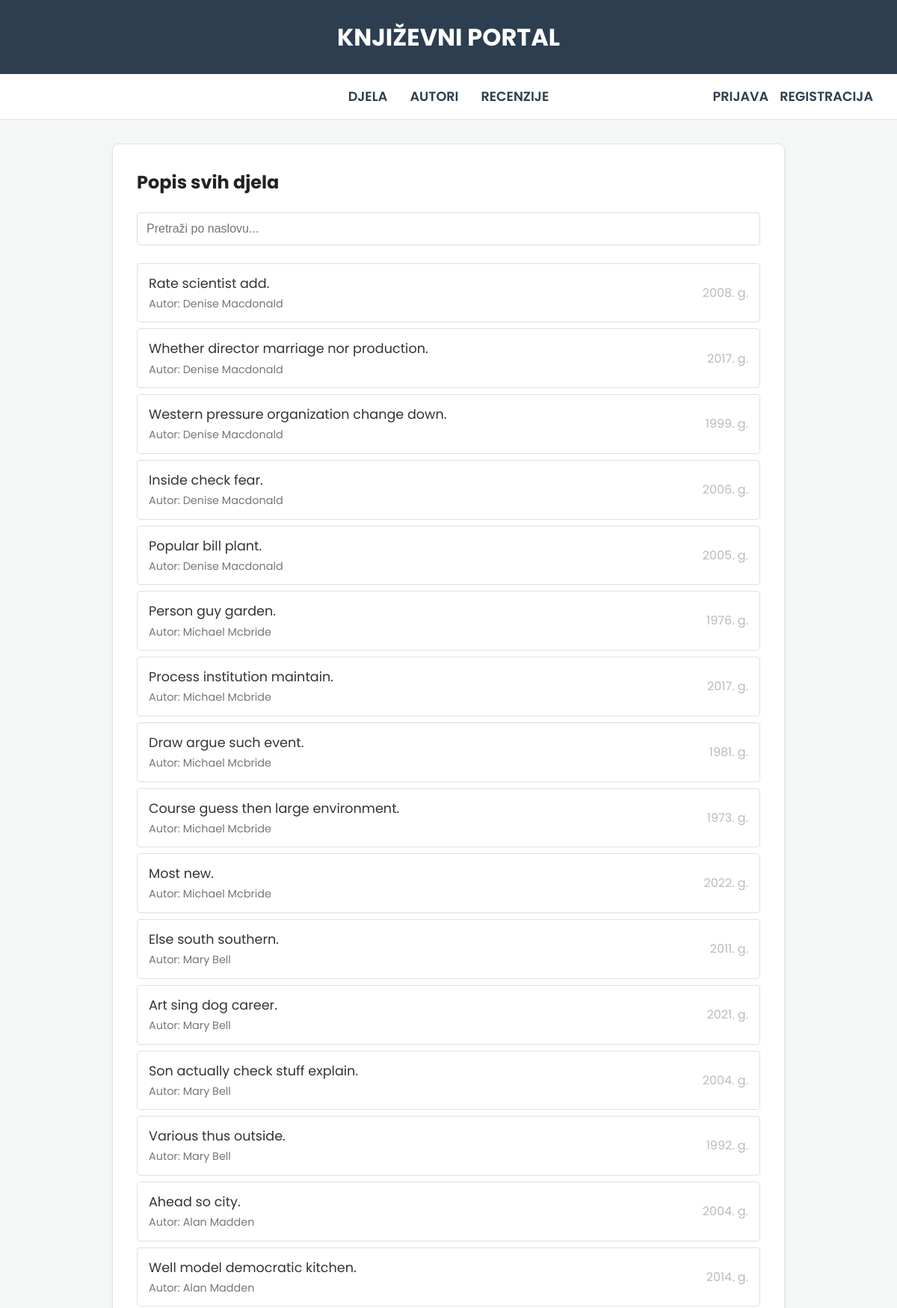
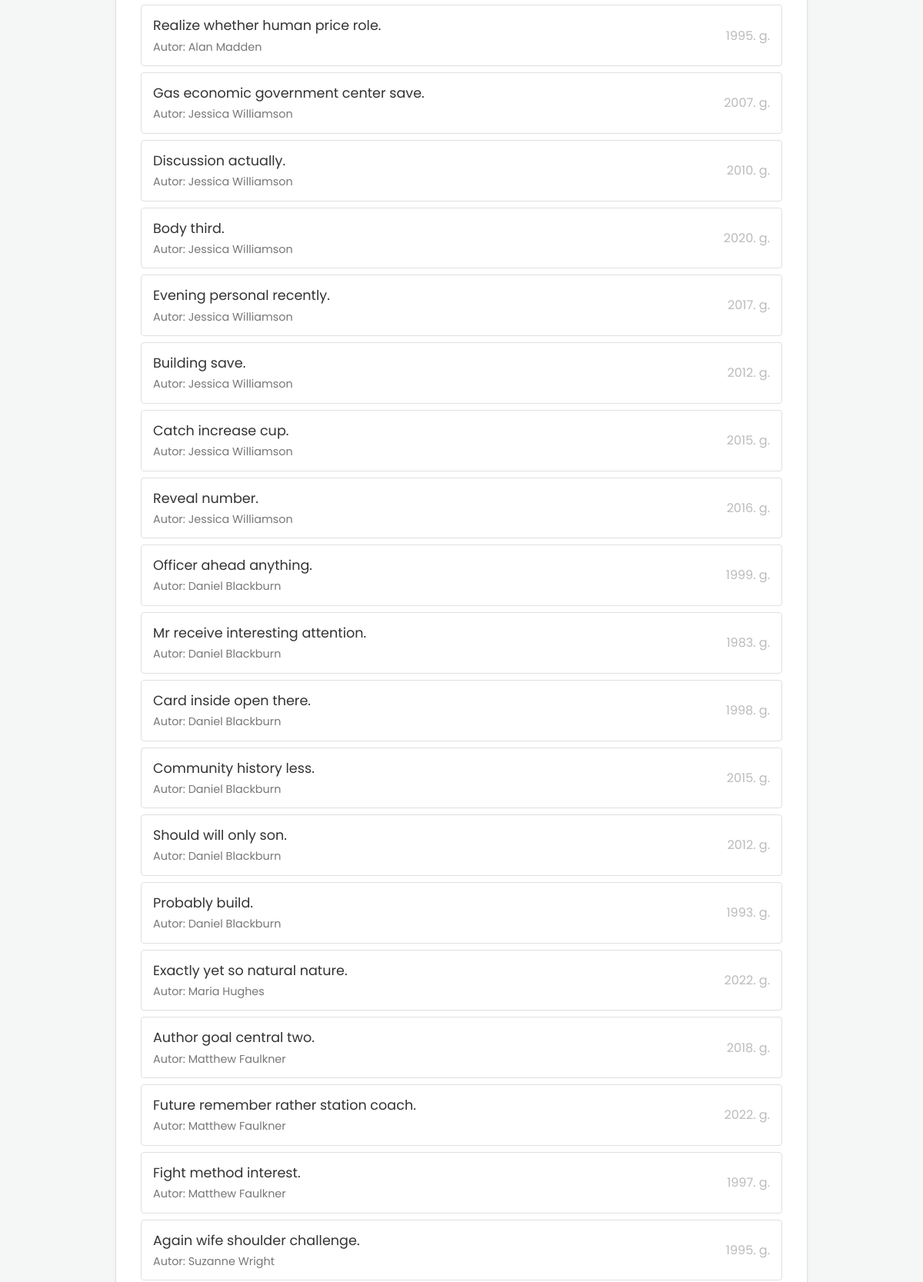
/knjige/ (upper part), run on the app's committed database (2 pictures, top to bottom).
### BookReview/models.py (models this page shows, shortened)
class Djelo(models.Model):
    naslov = models.CharField(max_length=200)
    opis = models.TextField()
    godina_izdanja = models.IntegerField()
    autor = models.ForeignKey(Autor, on_delete=models.CASCADE)
    dodao = models.ForeignKey(User, on_delete=models.CASCADE)
    datum_dodavanja = models.DateTimeField(auto_now_add=True)

class Autor(models.Model):
    ime = models.CharField(max_length=100)
    prezime = models.CharField(max_length=100)
    godina_rodenja = models.IntegerField()

### BookReview/views.py (the view)
# urls.py: path('', views.DjeloListView.as_view(), name='djelo-list'),
class DjeloListView(ListView):
    model = Djelo
    template_name = "knjige/djelo_list.html"
    context_object_name = "djela"
    def get_queryset(self):
        query = self.request.GET.get('q', '')
        if query:
            return Djelo.objects.filter(naslov__icontains=query)
        return Djelo.objects.all()

### templates/knjige/djelo_list.html (shortened to what this page needs)
{% extends 'base.html' %}
{% block content %}
<div class="card">
    <div style="display: flex; justify-content: space-between; align-items: center; margin-bottom: 20px;">
        <h2 style="margin: 0; color: #222;">Popis svih djela</h2>
    </div>
    <div class="search-box">
        <form method="get" id="search-form">
            <input
                type="text"
                name="q"
                id="search-input"
                placeholder="Pretraži po naslovu..."
                value="{{ request.GET.q|default:'' }}"
                autocomplete="off"
                style="width: 100%; padding: 12px; border: 1px solid #ddd; border-radius: 4px;"
            >
        </form>
    </div>
    <div id="results-container" class="list-container">
        {% if djela %}
            {% for djelo in djela %}
                <a href="{% url 'djelo-detail' djelo.id %}" class="item-link">
                    <div style="display: flex; justify-content: space-between; align-items: center;">
                        <div>
                            <span class="naslov-tekst" style="display: block; font-size: 1.1rem; color: #333;">{{ djelo.naslov }}</span>
                            <span style="font-size: 0.9rem; color: #777;">Autor: {{ djelo.autor.ime }} {{ djelo.autor.prezime }}</span>
                        </div>
                        <span class="godina-tekst" style="color: #bbb;">{{ djelo.godina_izdanja }}. g.</span>
                    </div>
                </a>
            {% endfor %}
        {% else %}
            <p style="color: #999; padding: 20px;">Nema rezultata za vašu pretragu.</p>
        {% endif %}
    </div>
</div>
{% endblock %}

### templates/base.html (style rules this page uses)
:root { --primary: #2c3e50; --secondary: #3498db; --light: #f8f9fa; --text: #333; --border: #dee2e6; }
body { font-family: 'Poppins', sans-serif; background-color: #f4f7f6; margin: 0; color: var(--text); line-height: 1.6; }
.card { background: white; padding: 2rem; border-radius: 8px; border: 1px solid var(--border); box-shadow: 0 2px 4px rgba(0,0,0,0.05); }
.search-box { margin-bottom: 1.5rem; }
.search-box input { width: 100%; padding: 12px 20px; border-radius: 4px; border: 1px solid var(--border); font-size: 1rem; box-sizing: border-box; }
.list-container { display: flex; flex-direction: column; gap: 0.5rem; }
.item-link { display: block; padding: 12px 15px; background: #ffffff; border: 1px solid #e0e0e0; text-decoration: none; color: #444; font-weight: 400; border-radius: 4px; transition: all 0.2s ease; }

### data on the page
Djelo: naslov "Rate scientist add.", autor.ime "Denise", autor.prezime "Macdonald", godina_izdanja "2008"
Djelo: naslov "Whether director marriage nor production.", autor.ime "Denise", autor.prezime "Macdonald", godina_izdanja "2017"
Djelo: naslov "Western pressure organization change down.", autor.ime "Denise", autor.prezime "Macdonald", godina_izdanja "1999"
Djelo: naslov "Inside check fear.", autor.ime "Denise", autor.prezime "Macdonald", godina_izdanja "2006"
Djelo: naslov "Popular bill plant.", autor.ime "Denise", autor.prezime "Macdonald", godina_izdanja "2005"
Djelo: naslov "Person guy garden.", autor.ime "Michael", autor.prezime "Mcbride", godina_izdanja "1976"
Djelo: naslov "Process institution maintain.", autor.ime "Michael", autor.prezime "Mcbride", godina_izdanja "2017"
Djelo: naslov "Draw argue such event.", autor.ime "Michael", autor.prezime "Mcbride", godina_izdanja "1981"
Djelo: naslov "Course guess then large environment.", autor.ime "Michael", autor.prezime "Mcbride", godina_izdanja "1973"
Djelo: naslov "Most new.", autor.ime "Michael", autor.prezime "Mcbride", godina_izdanja "2022"
Djelo: naslov "Else south southern.", autor.ime "Mary", autor.prezime "Bell", godina_izdanja "2011"
Djelo: naslov "Art sing dog career.", autor.ime "Mary", autor.prezime "Bell", godina_izdanja "2021"
Djelo: naslov "Son actually check stuff explain.", autor.ime "Mary", autor.prezime "Bell", godina_izdanja "2004"
Djelo: naslov "Various thus outside.", autor.ime "Mary", autor.prezime "Bell", godina_izdanja "1992"
Djelo: naslov "Ahead so city.", autor.ime "Alan", autor.prezime "Madden", godina_izdanja "2004"
Djelo: naslov "Well model democratic kitchen.", autor.ime "Alan", autor.prezime "Madden", godina_izdanja "2014"
Djelo: naslov "Realize whether human price role.", autor.ime "Alan", autor.prezime "Madden", godina_izdanja "1995"
Djelo: naslov "Gas economic government center save.", autor.ime "Jessica", autor.prezime "Williamson", godina_izdanja "2007"
Djelo: naslov "Discussion actually.", autor.ime "Jessica", autor.prezime "Williamson", godina_izdanja "2010"
Djelo: naslov "Body third.", autor.ime "Jessica", autor.prezime "Williamson", godina_izdanja "2020"
Djelo: naslov "Evening personal recently.", autor.ime "Jessica", autor.prezime "Williamson", godina_izdanja "2017"
Djelo: naslov "Building save.", autor.ime "Jessica", autor.prezime "Williamson", godina_izdanja "2012"
Djelo: naslov "Catch increase cup.", autor.ime "Jessica", autor.prezime "Williamson", godina_izdanja "2015"
Djelo: naslov "Reveal number.", autor.ime "Jessica", autor.prezime "Williamson", godina_izdanja "2016"
Djelo: naslov "Officer ahead anything.", autor.ime "Daniel", autor.prezime "Blackburn", godina_izdanja "1999"
Djelo: naslov "Mr receive interesting attention.", autor.ime "Daniel", autor.prezime "Blackburn", godina_izdanja "1983"
Djelo: naslov "Card inside open there.", autor.ime "Daniel", autor.prezime "Blackburn", godina_izdanja "1998"
Djelo: naslov "Community history less.", autor.ime "Daniel", autor.prezime "Blackburn", godina_izdanja "2015"
Djelo: naslov "Should will only son.", autor.ime "Daniel", autor.prezime "Blackburn", godina_izdanja "2012"
Djelo: naslov "Probably build.", autor.ime "Daniel", autor.prezime "Blackburn", godina_izdanja "1993"
Djelo: naslov "Exactly yet so natural nature.", autor.ime "Maria", autor.prezime "Hughes", godina_izdanja "2022"
Djelo: naslov "Author goal central two.", autor.ime "Matthew", autor.prezime "Faulkner", godina_izdanja "2018"
Djelo: naslov "Future remember rather station coach.", autor.ime "Matthew", autor.prezime "Faulkner", godina_izdanja "2022"
Djelo: naslov "Fight method interest.", autor.ime "Matthew", autor.prezime "Faulkner", godina_izdanja "1997"
Djelo: naslov "Again wife shoulder challenge.", autor.ime "Suzanne", autor.prezime "Wright", godina_izdanja "1995"
